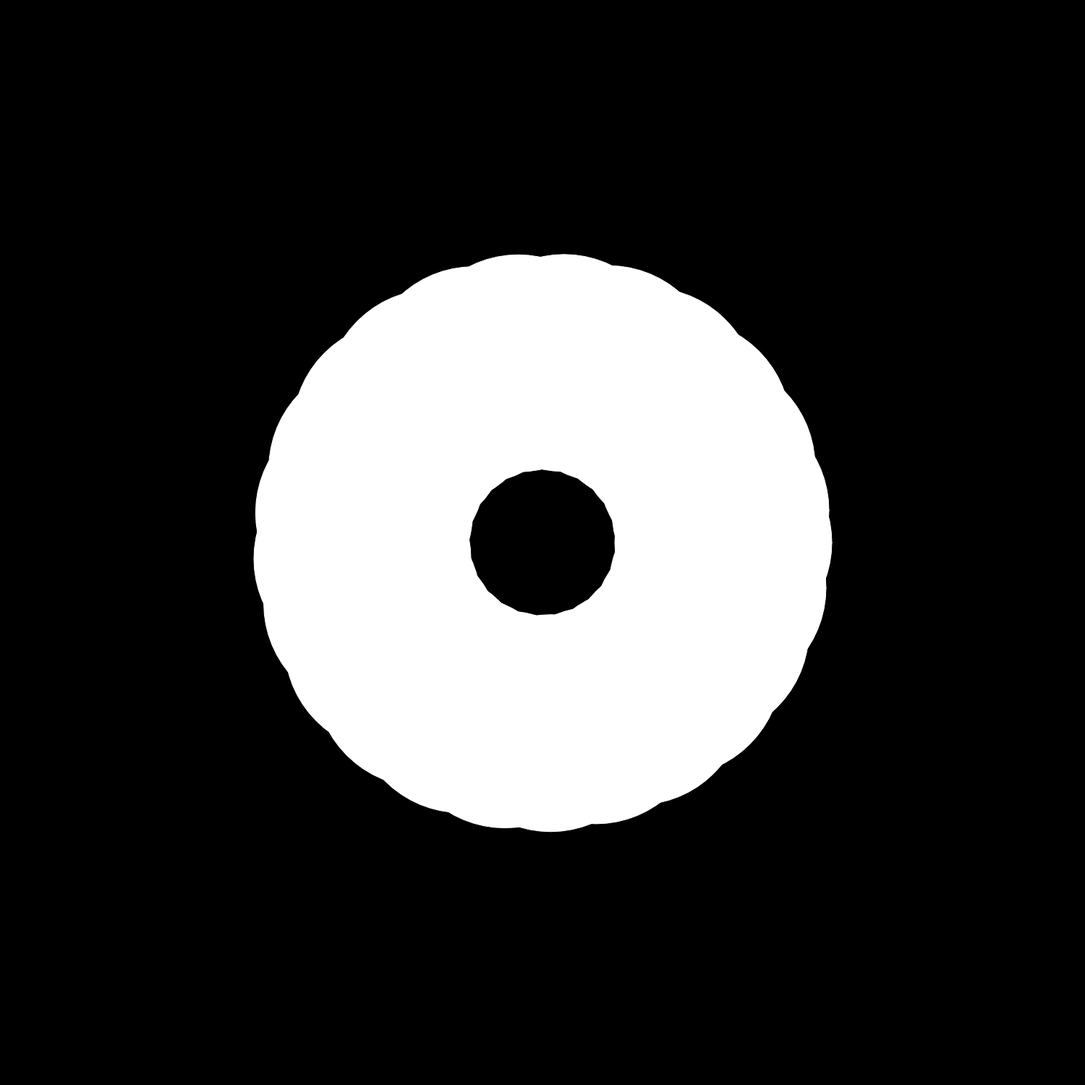
Frame 1 (no input)
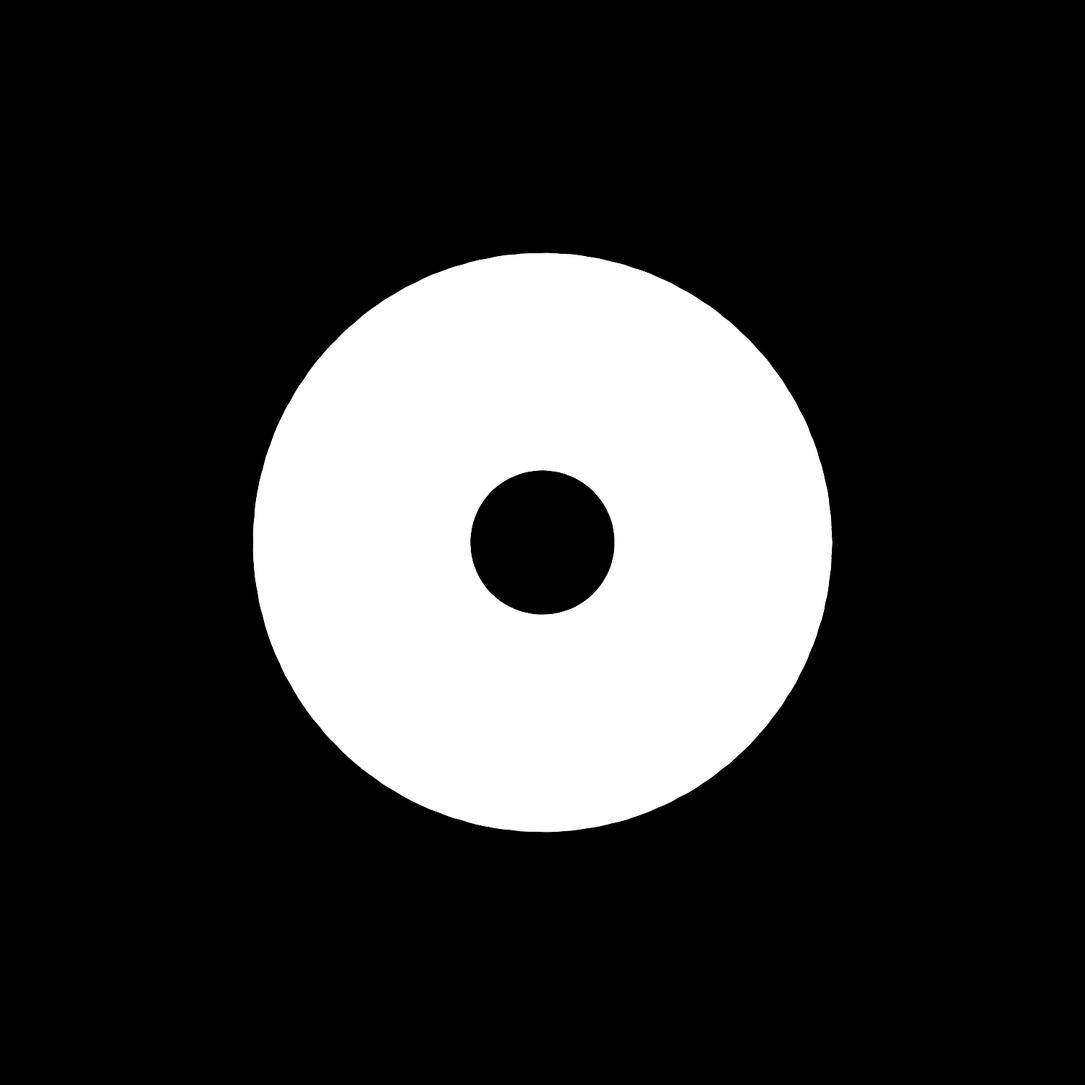
Frame 2 (the mouse pressed at the canvas centre, redrawn once)

The p5.js sketch that drew these frames (run headless with seeded random() and noise() and a simulated clock; the mouse was pressed at the canvas centre and the sketch redrawn once):

// p5.js sketch
// ── sketch.js
function setup() {
  createCanvas(1500, 1500);
  background(0);
  angleMode(DEGREES);	// change the angle mode from radians to degrees
  noLoop();
}

function draw() {  
  //var circles = random(1,10); //number of circles in the piece 
  var scalar = 250;  // set the radius of circle
  var startX = width/2;	// set the x-coordinate for the circle center
  var startY = height/2;	// set the y-coordinate for the circle center
  //var loops = random(1,10);
  stroke(255);
  strokeWeight(1);
  //noFill(); 
  
  increment = random(1,20)

  for (var angle = 0; angle <= 360; angle += increment) {
    var x = startX + scalar * cos(angle);
    var y = startY + scalar * sin(angle);
    arc(x, y, 300, 300, 0, 360);
    }
    
}




// ── good_sketch.js
function setup() {
  createCanvas(1000, 1000);
  background(255);
  angleMode(DEGREES);	// change the angle mode from radians to degrees
  noLoop();
}

function draw() {  
  var circles = random(1,10); //number of circles in the piece 
  var scalar = random(1,1200);  // set the radius of circle
  var startX = random(0,1000);	// set the x-coordinate for the circle center
  var startY = random(0,1000);	// set the y-coordinate for the circle center
  //var loops = random(1,10);
  
  

  for (var angle = 0; angle <= 360; angle += 10) {
    var x = startX + scalar * cos(angle);
    var y = startY + scalar * sin(angle);
    for (var loops = 0; loops <= circles; loops +=1){
      rect(x+loops*50, y+loops*50 ,55, 55, 20);
      
    }
    noFill(); 
    }
}




// ── idea.js
function setup() {
  //set the canvas size in pixels 
  createCanvas(750, 750);
  //set the background color to black 
  background(0);
  //only draw the piece one time 
  noLoop();
}

function draw() {  
  //set the stroke color to white 
  stroke(255);
  //set the stroke width to 1 pixel 
  strokeWeight(1);
  //make all shapes outlines only 
  noFill(); 
  
  //set the constants for the sin wave plot: 
  //y = (ScaleFactor)*sin(x/(CanvasWidth/Period)*(180deg)*CanvasHeight)+(CanvasHeight + OffsetFromMiddle) 

  //draw in the middle of the canvas
  offset = height/2
  //set the number of periods in the sin wave 
  period = random(1,5)
  //set the step size between circles 
  step = period/50
  //set the scale factor for the sin wave 
  Yscale = random()

  //initial x and y values for drawing the first circle 
  startX = 0 
  startY = height/2
  
  //for loop to draw all of the mega circles 
  for (var i = 0; i <= 1; i += step) {
    
    //set the radius of the mega circle 
    scalar = random(10,50);  
    //set the number of circles in the mega circle. smaller numbers mean more circles 
    increment = random(0.01,0.05)*2*PI
    //set the diameter of the circles in the mega circle 
    dia = random(10,50)
    
    //for loop to draw all of the circles in this mega circle 
    for (var angle = 0; angle <= (2*PI); angle += increment) {
      //set the x and y cords for the circle 
      var x = startX + scalar * cos(angle);
      var y = startY + scalar * sin(angle);
      //draw the circle 
      arc(x, y, dia, dia, 0, 2*PI);
      }
    
    //update the cords for the next mega circle 
    startX = startX + width * step
    startY = Yscale*(sin(startX/(width/period)*PI)*height)+(offset) 
  }
  
}
